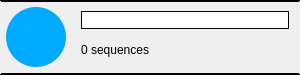
<?xml version="1.0" encoding="UTF-8"?>
<ui version="4.0">
 <class>group_list_widget</class>
 <widget class="QWidget" name="group_list_widget">
  <property name="geometry">
   <rect>
    <x>0</x>
    <y>0</y>
    <width>300</width>
    <height>75</height>
   </rect>
  </property>
  <property name="minimumSize">
   <size>
    <width>300</width>
    <height>0</height>
   </size>
  </property>
  <property name="maximumSize">
   <size>
    <width>300</width>
    <height>75</height>
   </size>
  </property>
  <property name="windowTitle">
   <string>Form</string>
  </property>
  <property name="styleSheet">
   <string notr="true"/>
  </property>
  <layout class="QVBoxLayout" name="verticalLayout">
   <property name="spacing">
    <number>0</number>
   </property>
   <property name="leftMargin">
    <number>0</number>
   </property>
   <property name="topMargin">
    <number>0</number>
   </property>
   <property name="rightMargin">
    <number>0</number>
   </property>
   <property name="bottomMargin">
    <number>0</number>
   </property>
   <item>
    <widget class="QFrame" name="frame">
     <property name="styleSheet">
      <string notr="true">border-top: 1px solid black;

border-bottom: 1px solid black;</string>
     </property>
     <property name="frameShape">
      <enum>QFrame::StyledPanel</enum>
     </property>
     <property name="frameShadow">
      <enum>QFrame::Raised</enum>
     </property>
     <layout class="QHBoxLayout" name="horizontalLayout">
      <property name="spacing">
       <number>0</number>
      </property>
      <property name="leftMargin">
       <number>0</number>
      </property>
      <property name="topMargin">
       <number>0</number>
      </property>
      <property name="rightMargin">
       <number>0</number>
      </property>
      <property name="bottomMargin">
       <number>0</number>
      </property>
      <item>
       <widget class="QFrame" name="frame_2">
        <property name="frameShape">
         <enum>QFrame::StyledPanel</enum>
        </property>
        <property name="frameShadow">
         <enum>QFrame::Raised</enum>
        </property>
        <layout class="QVBoxLayout" name="verticalLayout_2">
         <property name="spacing">
          <number>0</number>
         </property>
         <property name="leftMargin">
          <number>4</number>
         </property>
         <property name="topMargin">
          <number>4</number>
         </property>
         <property name="rightMargin">
          <number>4</number>
         </property>
         <property name="bottomMargin">
          <number>4</number>
         </property>
         <item>
          <widget class="QPushButton" name="Btn_group_color">
           <property name="minimumSize">
            <size>
             <width>60</width>
             <height>60</height>
            </size>
           </property>
           <property name="styleSheet">
            <string notr="true">border: 0px;
background-color: rgb(0, 170, 255);
border-radius: 30px;</string>
           </property>
           <property name="text">
            <string/>
           </property>
           <property name="flat">
            <bool>false</bool>
           </property>
          </widget>
         </item>
        </layout>
       </widget>
      </item>
      <item>
       <widget class="QFrame" name="frame_4">
        <property name="styleSheet">
         <string notr="true"/>
        </property>
        <property name="frameShape">
         <enum>QFrame::StyledPanel</enum>
        </property>
        <property name="frameShadow">
         <enum>QFrame::Raised</enum>
        </property>
        <layout class="QVBoxLayout" name="verticalLayout_3">
         <item>
          <widget class="QLineEdit" name="lineEdit_group_name">
           <property name="styleSheet">
            <string notr="true">border: 1px solid black</string>
           </property>
           <property name="text">
            <string/>
           </property>
          </widget>
         </item>
         <item>
          <widget class="QLabel" name="label_seq_length">
           <property name="styleSheet">
            <string notr="true">border: 0px;</string>
           </property>
           <property name="frameShape">
            <enum>QFrame::NoFrame</enum>
           </property>
           <property name="frameShadow">
            <enum>QFrame::Plain</enum>
           </property>
           <property name="lineWidth">
            <number>-22</number>
           </property>
           <property name="text">
            <string>0 sequences</string>
           </property>
          </widget>
         </item>
        </layout>
       </widget>
      </item>
     </layout>
    </widget>
   </item>
  </layout>
 </widget>
 <resources/>
 <connections/>
</ui>
